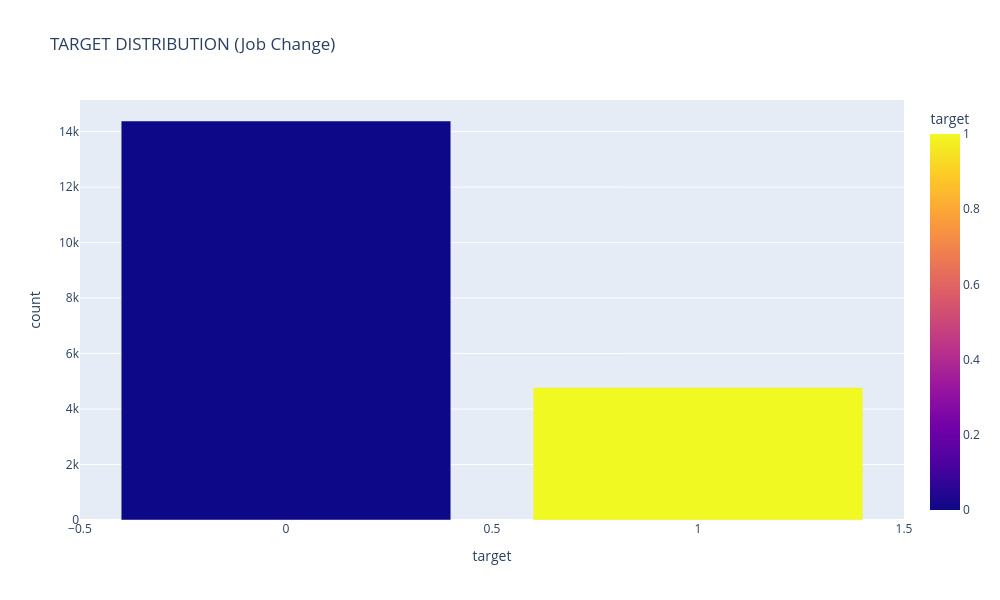

Write notebook code for a chart like this one.
### Markdown cell above
## 1.BAR CHART (TARGET DISTRIBUTION)

### Code cell
import pandas as pd
import numpy as np
import plotly.express as px

df = pd.read_csv("aug_train.csv")


target_counts = df['target'].value_counts().reset_index()
target_counts.columns = ['target', 'count']


fig = px.bar( target_counts,x='target', y='count',color='target',
    title="TARGET DISTRIBUTION (Job Change)",
    color_discrete_sequence=['#AA00FF'])


fig.update_layout(width=1000, height=600)
fig.show()

### Figure 1 — Plotly figure (JSON) as saved in the notebook; plotly's stock layout.template omitted (floating-point values rounded to 4 significant figures)
{"data": [{"hovertemplate": "target=%{marker.color}<br>count=%{y}<extra></extra>", "legendgroup": "", "marker": {"color": [0.0, 1.0], "coloraxis": "coloraxis", "pattern": {"shape": ""}}, "name": "", "orientation": "v", "showlegend": false, "textposition": "auto", "type": "bar", "x": [0.0, 1.0], "xaxis": "x", "y": [14381, 4777], "yaxis": "y"}], "layout": {"barmode": "relative", "coloraxis": {"colorbar": {"title": {"text": "target"}}, "colorscale": [[0, "#0d0887"], [0.1111, "#46039f"], [0.2222, "#7201a8"], [0.3333, "#9c179e"], [0.4444, "#bd3786"], [0.5556, "#d8576b"], [0.6667, "#ed7953"], [0.7778, "#fb9f3a"], [0.8889, "#fdca26"], [1, "#f0f921"]]}, "height": 600, "legend": {"tracegroupgap": 0}, "title": {"text": "TARGET DISTRIBUTION (Job Change)"}, "width": 1000, "xaxis": {"anchor": "y", "domain": [0, 1], "title": {"text": "target"}}, "yaxis": {"anchor": "x", "domain": [0, 1], "title": {"text": "count"}}}}
